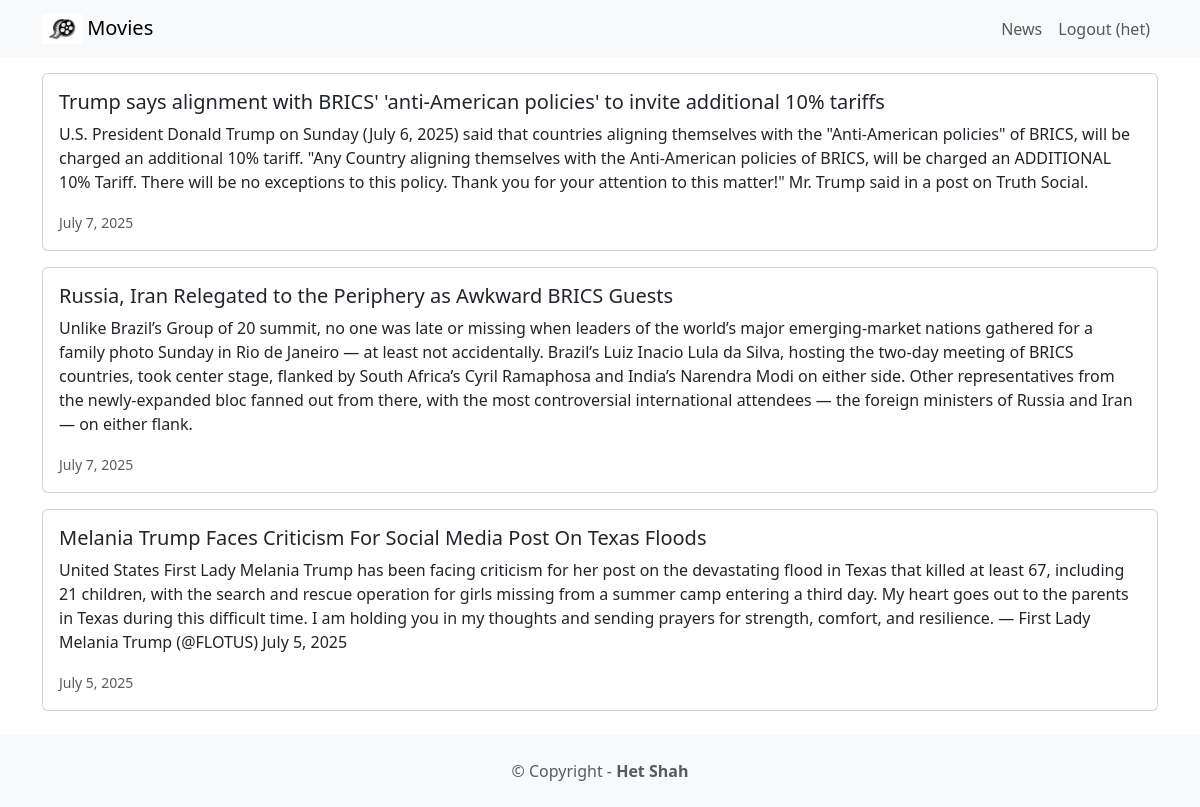
Page /news/ (signed in) on the committed database.
### news/models.py (models this page shows, shortened)
class News(models.Model):
    headline=models.CharField(max_length=200)
    body=models.TextField()
    date=models.DateField()

### news/views.py (the view)
# urls.py: path('news/',include('news.urls')),
def news(request):
    newss=News.objects.all().order_by('-date')
    return render(request,'news.html',{'newss':newss})

### news/templates/news.html
{% extends 'base.html' %}
{% block content %}
    {% for news in newss %}
        <div class="card mb-3">
            <div class="row g-0">
                <div>
                <div class="card-body">
                    <h5 class="card-title">{{ news.headline}}</h5>
                    <p class="card-text">{{ news.body }}</p>
                    <p class="card-text">
                        <small class="text-muted">
                            {{ news.date }}
                        </small>
                    </p>
                </div>
            </div>
        </div>
    </div>
    {% endfor %}
{% endblock %}

### movieratings/templates/base.html (shortened to what this page needs)
<!DOCTYPE html>
<html lang="en">
<head>
    <link href="https://cdn.jsdelivr.net/npm/bootstrap@5.3.7/dist/css/bootstrap.min.css" rel="stylesheet">
</head>
<body>
<nav class="navbar navbar-expand-lg navbar-light bg-light mb-3">
        <div class="container">
            <a class="navbar-brand" href="{% url 'home'%}">
                {% load static %}
                <img src="{% static 'images/movie.jpg' %}" alt="" width="40" height="30" class="d-inline-block align-text-top"/>
                Movies
            </a>
                <div class="collapse navbar-collapse" id="navbarNavAltMarkup">
                    <div class="navbar-nav ms-auto">
                        <a class="nav-link" href="{% url 'news' %}">News</a>
                        {% if user.is_authenticated %}
                        <a class="nav-link" href="{% url 'logoutaccount' %}">Logout ({{ user.username }})</a>
                        {% else %}
                        <a class="nav-link" href="{% url 'loginaccount' %}">Login</a>
                        <a class="nav-link" href="{% url 'signupaccount' %}">Sign Up</a>
                        {% endif %}
                    </div>
                </div>
        </div>
</nav>
<div class="container">
{% block content %}
{% endblock %}
</div>
<footer class="text-center text-lg-start bg-light text-muted mt-4">
        <div class="text-center p-4">
            © Copyright -
            <a class="text-reset fw-bold text-decoration-none" target="_blank" href="https://shahhet2812.github.io/Personal-Portfolio/">
                Het Shah
            </a>
        </div>
</footer>
</body>
</html>

### rows in the picture
News: headline "Trump says alignment with BRICS' 'anti-American policies' to invite additional 10% tariffs", body "U.S. President Donald Trump on Sunday (July 6, 2025) said that countries aligning themselves with the \"Anti-American policies\" of BRICS, will be charged an additional 10% tariff. \"Any Country aligning themselves with the Anti-American policies of BRICS, will be charged an ADDITIONAL 10% Tariff. There will be no exceptions to this policy. Thank you for your attention to this matter!\" Mr. Trump said in a post on Truth Social.", date "July 7, 2025"
News: headline "Russia, Iran Relegated to the Periphery as Awkward BRICS Guests", body "Unlike Brazil’s Group of 20 summit, no one was late or missing when leaders of the world’s major emerging-market nations gathered for a family photo Sunday in Rio de Janeiro — at least not accidentally. Brazil’s Luiz Inacio Lula da Silva, hosting the two-day meeting of BRICS countries, took center stage, flanked by South Africa’s Cyril Ramaphosa and India’s Narendra Modi on either side. Other representatives from the newly-expanded bloc fanned out from there, with the most controversial international attendees — the foreign ministers of Russia and Iran — on either flank.", date "July 7, 2025"
News: headline "Melania Trump Faces Criticism For Social Media Post On Texas Floods", body "United States First Lady Melania Trump has been facing criticism for her post on the devastating flood in Texas that killed at least 67, including 21 children, with the search and rescue operation for girls missing from a summer camp entering a third day. My heart goes out to the parents in Texas during this difficult time. I am holding you in my thoughts and sending prayers for strength, comfort, and resilience. — First Lady Melania Trump (@FLOTUS) July 5, 2025", date "July 5, 2025"

### other values in the picture
{{ user.username }} "het"
